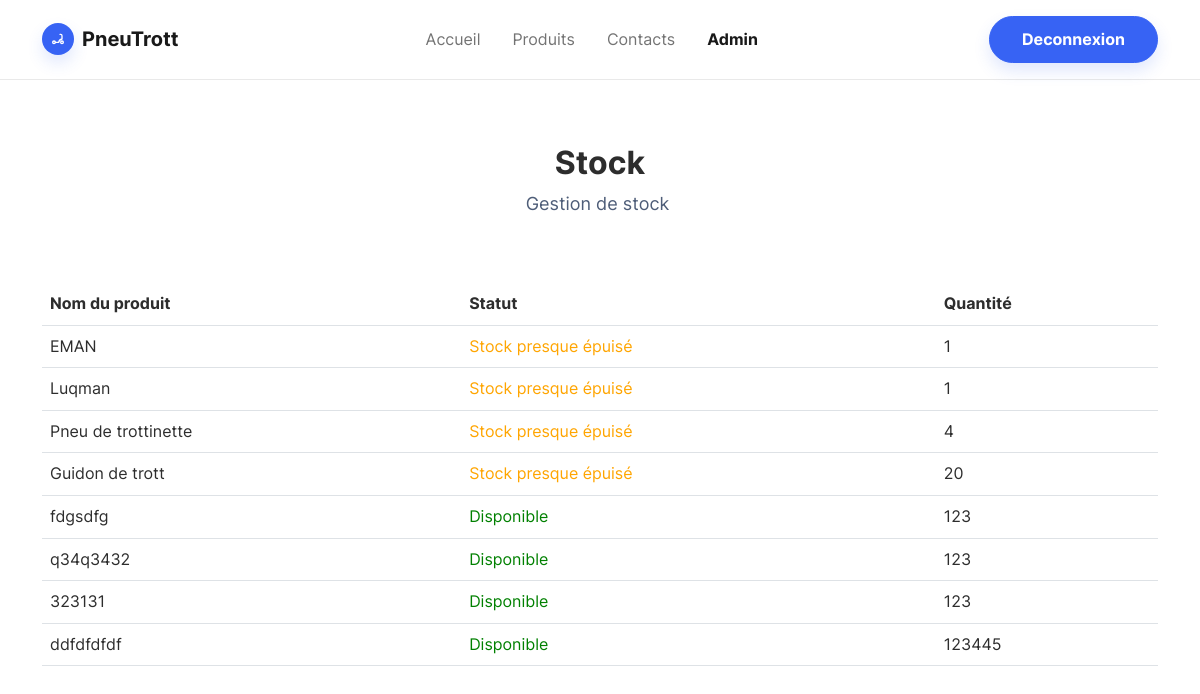
Page /gestionStock.php (signed in) on the committed database.
### tables this page shows
CREATE TABLE IF NOT EXISTS `produit` (
  `PRO_ID` int(11) NOT NULL AUTO_INCREMENT,
  `CAT_ID` int(11) NOT NULL,
  `PRO_NOM` varchar(50) NOT NULL,
  `PRO_DESC` varchar(50) NOT NULL,
  `PRO_PRIXUNITAIRE` float NOT NULL,
  `PRO_IMAGE` varchar(500) NOT NULL,
  `PRO_QTESTOCK` int(4) NOT NULL,
  `PRO_VISIBLE` int(11) DEFAULT NULL,
  PRIMARY KEY (`PRO_ID`),
  KEY `CAT_ID` (`CAT_ID`)
);

### gestionStock.php (the view, shortened to what this page needs)
<!DOCTYPE html>
<html lang="en">
<head>
    <link rel="stylesheet" href="assets/bootstrap/css/bootstrap.min.css">
    <link rel="stylesheet" href="assets/css/Inter.css">
    <link rel="stylesheet" href="assets/css/untitled.css">
    <?php
    $bdd = getConnexion();
    $sqlQuery = "SELECT * FROM produit order by PRO_QTESTOCK asc";
    $req = $bdd->prepare($sqlQuery);
    $req->execute();
    $produits = $req->fetchAll();
    $lienConnexion = "deconnexion.php";
    $connexion = "Deconnexion"
    ?>
</head>
<body style="/*background: url(" design.jpg");*/background-position: 0 -60px;">
<nav class="navbar navbar-light navbar-expand-md sticky-top navbar-shrink py-3" id="mainNav">
    <div class="container"><a class="navbar-brand d-flex align-items-center" href="index.php"><span class="bs-icon-sm bs-icon-circle bs-icon-primary shadow d-flex justify-content-center align-items-center me-2 bs-icon">
                    </span><span>PneuTrott</span></a>
        <div class="collapse navbar-collapse" id="navcol-1">
            <ul class="navbar-nav mx-auto">
                <li class="nav-item"><a class="nav-link" href="index.php">Accueil</a></li>
                <li class="nav-item"><a class="nav-link" href="produits.php">Produits</a></li>
                <li class="nav-item"><a class="nav-link" href="contacts.php">Contacts</a></li>
                <li class="nav-item"><a class="nav-link active" href="admin.php">Admin</a></li>
            </ul><a class="btn btn-primary shadow" role="button" href=<?= $lienConnexion; ?>><?= $connexion; ?></a>
        </div>
    </div>
</nav>
<section class="py-5">
    <form action="modifierProduit.php" method="post">
        <div class="container py-5">
            <div class="row mb-5">
                <div class="col-md-8 col-xl-6 text-center mx-auto">
                    <h2 class="fw-bold">Stock</h2>
                    <p class="text-muted w-lg-50">Gestion de stock&nbsp;</p>
                </div>
            </div>
            <table class="table" style="background-color: white;">
                <thead>
                <tr>
                    <th>Nom du produit</th>
                    <th>Statut</th>
                    <th>Quantité</th>
                </tr>
                </thead>
                <tbody>
                <?php
                foreach ($produits as $produit) {
                    if ($produit['PRO_QTESTOCK'] == 0) {
                        echo '<tr>';
                        echo '<td>' . $produit['PRO_NOM'] . '</td><td><font color="red">Stock épuisé</td><td>' . $produit['PRO_QTESTOCK'] . '</td>';
                        echo '</tr>';
                    } elseif ($produit['PRO_QTESTOCK'] > 0 && $produit['PRO_QTESTOCK'] <= 20) {
                        echo '<tr>';
                        echo '<td>' . $produit['PRO_NOM'] . '</td><td><font color="orange">Stock presque épuisé</td><td>' . $produit['PRO_QTESTOCK'] . '</td>';
                        echo '</tr>';
                    } else {
                        echo '<tr>';
                        echo '<td>' . $produit['PRO_NOM'] . '</td><td><font color="green">Disponible</td><td>' . $produit['PRO_QTESTOCK'] . '</td>';
                        echo '</tr>';
                    }
                }
                ?>
                </tbody>
            </table>
            </div>

### assets/css/untitled.css (style rules this page uses)
p { color: #3763f4; font-size: 18px; }

### rows in the picture
produit: PRO_NOM "EMAN", PRO_QTESTOCK "1"
produit: PRO_NOM "Luqman", PRO_QTESTOCK "1"
produit: PRO_NOM "Pneu de trottinette", PRO_QTESTOCK "4"
produit: PRO_NOM "Guidon de trott", PRO_QTESTOCK "20"
produit: PRO_NOM "fdgsdfg", PRO_QTESTOCK "123"
produit: PRO_NOM "q34q3432", PRO_QTESTOCK "123"
produit: PRO_NOM "323131", PRO_QTESTOCK "123"
produit: PRO_NOM "ddfdfdfdf", PRO_QTESTOCK "123445"

### other values in the picture
$connexion "Deconnexion"
